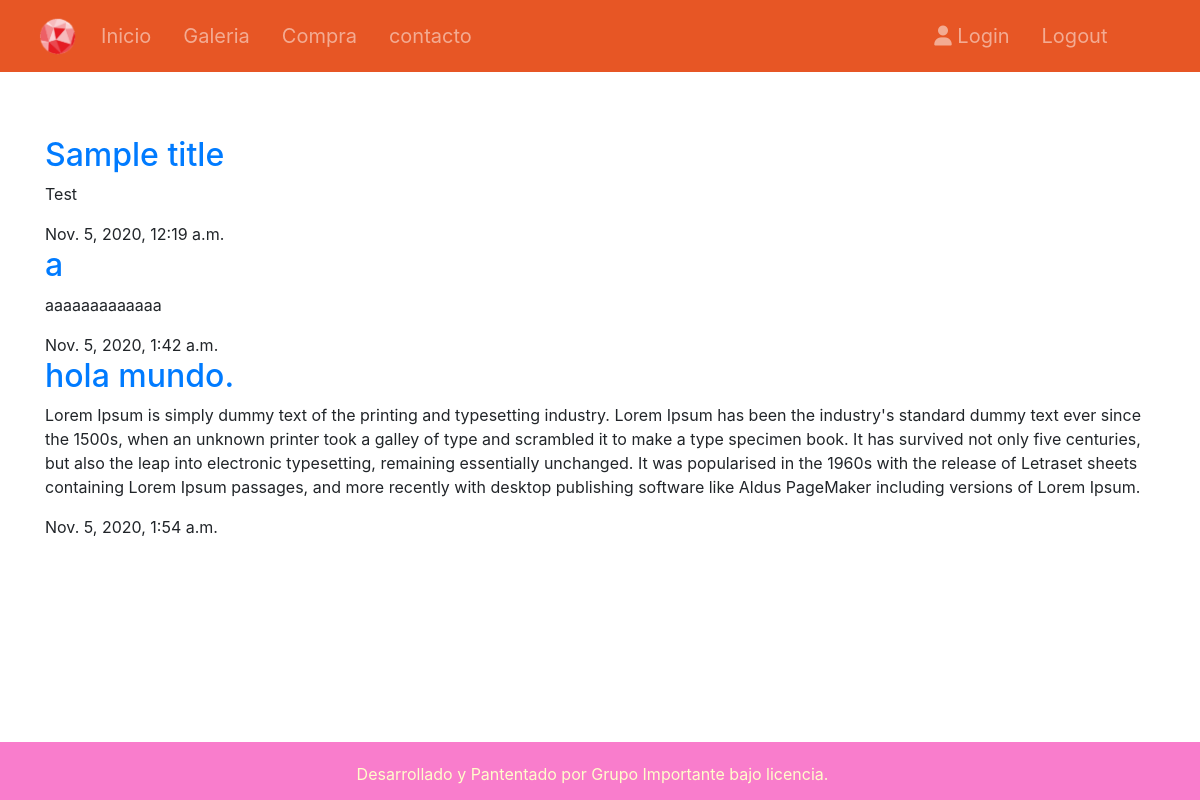
Page /post_list on the committed database.
### blog/models.py (models this page shows, shortened)
class Post(models.Model):
    author = models.ForeignKey('auth.User', on_delete=models.CASCADE)
    title = models.CharField(max_length=200)
    text = models.TextField()
    created_date = models.DateTimeField(
        default=timezone.now)
    published_date = models.DateTimeField(
        blank=True, null=True)

### blog/views.py (the view)
# urls.py: path('post_list', views.post_list, name='post_list'),
def post_list(request):
    posts = Post.objects.filter(
        published_date__lte=timezone.now()).order_by('published_date')
    return render(request, 'blog/post_list.html', {'posts': posts})

### blog/templates/blog/post_list.html
{% extends 'blog/base.html' %}
{% block content %}
    {% for post in posts %}
        <div class="post">
            <h2><a href="{% url 'post_detail' pk=post.pk %}">{{ post.title }}</a></h2>
            <p>{{ post.text|linebreaksbr }}</p>
            <div class="date">
                {{ post.published_date }}
            </div>
        </div>
    {% endfor %}
{% endblock %}

### blog/static/css/custom.css (style rules this page uses)
html, body { height: 100%; }

### rows in the picture
Post: title "Sample title", text "Test", published_date "Nov. 5, 2020, 12:19 a.m."
Post: title "a", text "aaaaaaaaaaaaa", published_date "Nov. 5, 2020, 1:42 a.m."
Post: title "hola mundo.", text "Lorem Ipsum is simply dummy text of the printing and typesetting industry. Lorem Ipsum has been the industry's standard dummy text ever since the 1500s, when an unknown printer took a galley of type and scrambled it to make a type specimen book. It has survived not only five centuries, but also the leap into electronic typesetting, remaining essentially unchanged. It was popularised in the 1960s with the release of Letraset sheets containing Lorem Ipsum passages, and more recently with desktop publishing software like Aldus PageMaker including versions of Lorem Ipsum.", published_date "Nov. 5, 2020, 1:54 a.m."
